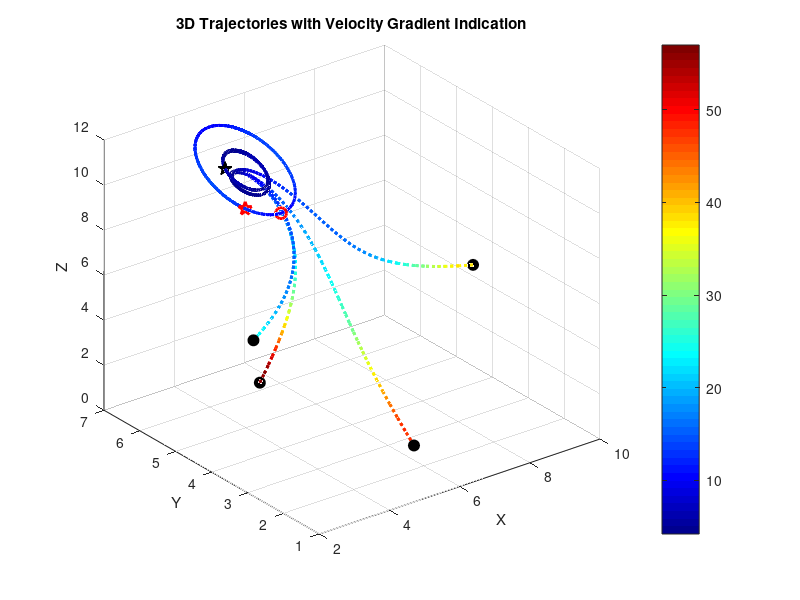

The MATLAB source for this figure:
% Init
clear;    % Clear variables
clc;      % Clear command window
close all;% Close all figures

% Timing
dt = 0.01;
Tmax = 15;
t0 = 0:dt:Tmax;

% Agents Random Initial Positions
nAgents = 5;
nDim = 3;
xAxisL = 10;
yAxisL = 10;
zAxisL = 10;
X = [min([xAxisL, yAxisL, zAxisL]) * rand(1, nDim*nAgents)]';
X(1) = xAxisL/2;
X(2) = yAxisL/2;
X(3) = zAxisL*0.9;

% Define Dynamics
Adj = ones(nAgents, nAgents) - eye(nAgents);
leaderAdjWeight = 1;
Adj(:,1) = leaderAdjWeight * nAgents * ones(nAgents,1);
Din = -sum(Adj,2).*eye(nAgents);
Laplacian = Din + Adj;
% Leader dynamics: no update
Laplacian(1,:) = zeros(1, nAgents);
Laplacian = kron(Laplacian, eye(nDim));  % generalization to R^n

% State Space for Agents Positions
A = Laplacian;
B = eye(nAgents*nDim);
C = eye(nAgents*nDim);
D = zeros(nAgents*nDim);
sys = ss(A, B, C, D);

% Control Input: Only the leader is driven (agent 1)
u = zeros(1);
u = repmat(u, length(t0), nDim*nAgents);
for i = 1:length(t0)
    u(i,1) = xAxisL * cos(t0(i)*10); 
    u(i,2) = yAxisL * sin(t0(i)*10); 
    u(i,3) = zAxisL * sin(t0(i)*10);
end

% Simulate system
[Y, t] = lsim(sys, u, t0, X);

%% Plotting Setup
figure;
hold on;
grid on;
view(3);
xlabel("X");
ylabel("Y");
zlabel("Z");
title("3D Trajectories with Velocity Gradient Indication");

% Prepare distinct line styles (colors are now determined by speed)
lineStyles = {'-', '--', ':', '-.', '-'};

% Loop over each agent
for agnt = 1:nAgents
    idx = (agnt-1)*nDim + (1:nDim);
    traj = Y(:, idx);
    
    % Compute speed (magnitude of velocity) using finite differences
    v = zeros(size(traj));
    v(1,:) = (traj(2,:) - traj(1,:)) / dt;
    v(end,:) = (traj(end,:) - traj(end-1,:)) / dt;
    for j = 2:length(traj)-1
        v(j,:) = (traj(j+1,:) - traj(j-1,:)) / (2*dt);
    end
    speed = sqrt(sum(v.^2,2));
    
    % Create segments for continuous line with gradient:
    % Each segment is defined by two consecutive points.
    % We use the 'surface' command with FaceColor 'none' and EdgeColor 'interp'
    Xseg = [traj(1:end-1,1)'; traj(2:end,1)'];
    Yseg = [traj(1:end-1,2)'; traj(2:end,2)'];
    Zseg = [traj(1:end-1,3)'; traj(2:end,3)'];
    % Use the speed values at the beginning of each segment for color mapping.
    Cseg = [speed(1:end-1)'; speed(1:end-1)'];
    
    % Plot the segments with gradient along the trajectory
    if (agnt == 1)
        surface(Xseg, Yseg, Zseg, Cseg, 'FaceColor', 'none', ...
        'EdgeColor', 'interp', 'LineStyle', '-', 'LineWidth', 2);
    else
        surface(Xseg, Yseg, Zseg, Cseg, 'FaceColor', 'none', ...
            'EdgeColor', 'interp', 'LineStyle', ':', 'LineWidth', 2);
    end

    % Mark start and final positions
    if agnt == 1
        % Leader: Red Markers
        plot3(traj(1,1), traj(1,2), traj(1,3), 'ro', 'MarkerSize', 8, 'LineWidth', 2); % Start
        plot3(traj(end,1), traj(end,2), traj(end,3), 'rp', 'MarkerSize', 10, 'LineWidth', 2); % End
        
    else
        % Other Agents: Black Markers
        plot3(traj(1,1), traj(1,2), traj(1,3), 'ko', 'MarkerSize', 8, 'MarkerFaceColor', 'k'); % Start
        plot3(traj(end,1), traj(end,2), traj(end,3), 'kp', 'MarkerSize', 10, 'MarkerFaceColor', 'k'); % End
    end
end

% Add a colorbar to indicate speed
colorbar;
colormap(jet); % Choose a colormap that suits your needs
%caxis([min(speed) max(speed)]); % Adjust limits based on speed values
hold off;
